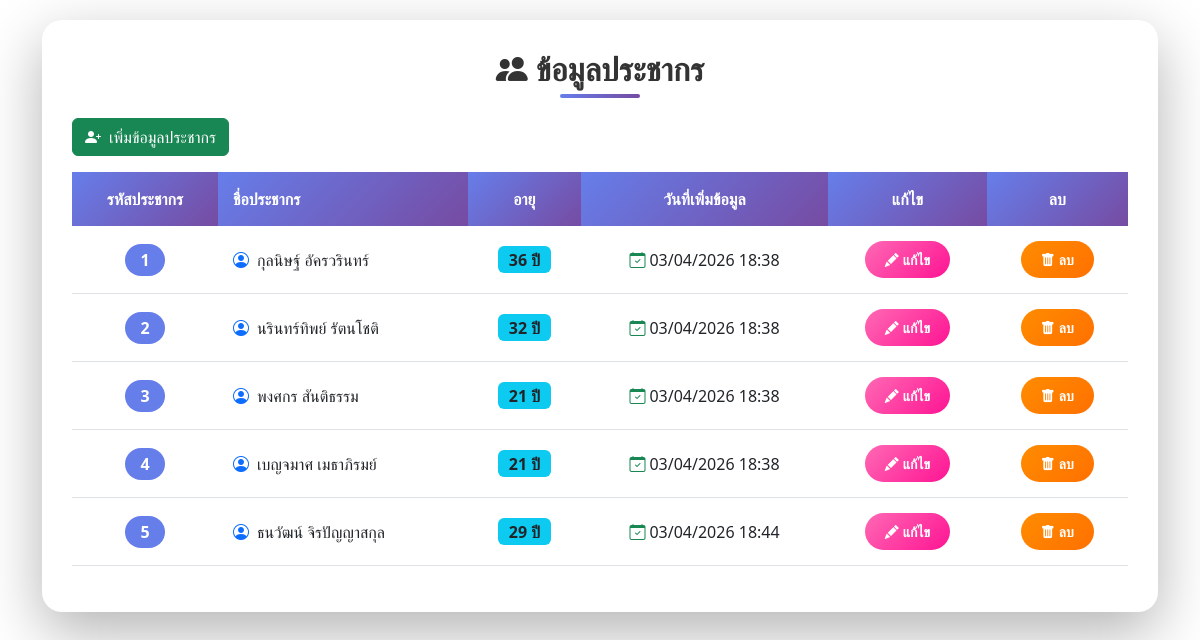
The page / on the database its author committed.
### myapp/models.py (models this page shows, shortened)
class Person(models.Model):
    name = models.CharField(max_length=100)
    age = models.IntegerField()
    created_at = models.DateTimeField(auto_now_add=True, null=True)

### myapp/views.py (the view)
# urls.py: path('', views.index, name='index'),
def index(request):
    all_persons = Person.objects.all()
    return render(request, 'index.html', {'all_persons': all_persons})

### templates/index.html (shortened to what this page needs)
<!DOCTYPE html>
<html lang="en">
<head>
    <link href="https://cdn.jsdelivr.net/npm/bootstrap@5.3.0/dist/css/bootstrap.min.css" rel="stylesheet">
    <link href="https://cdn.jsdelivr.net/npm/bootstrap-icons@1.10.0/font/bootstrap-icons.css" rel="stylesheet">
</head>
<body>
    <div class="container">
        <div class="main-card">
            <h2 class="page-title"><i class="bi bi-people-fill me-2"></i>ข้อมูลประชากร</h2>
            <div class="mb-3">
                <a href="{% url 'add_person' %}" class="btn btn-success"><i class="bi bi-person-plus-fill me-2"></i>เพิ่มข้อมูลประชากร</a>
            </div>
            <table class="table table-hover">
                <thead>
                    <tr>
                        <th class="text-center">รหัสประชากร</th>
                        <th>ชื่อประชากร</th>
                        <th class="text-center">อายุ</th>
                        <th class="text-center">วันที่เพิ่มข้อมูล</th>
                        <th class="text-center">แก้ไข</th>
                        <th class="text-center">ลบ</th>
                    </tr>
                </thead>
                <tbody>
                    {% for person in all_persons %}
                    <tr>
                        <td class="text-center"><span class="person-id">{{ person.id }}</span></td>
                        <td><i class="bi bi-person-circle me-2 text-primary"></i>{{ person.name }}</td>
                        <td class="text-center"><span class="badge bg-info text-dark fs-6">{{ person.age }} ปี</span></td>
                        <td class="text-center"><i class="bi bi-calendar-check me-1 text-success"></i>{{ person.created_at|date:"d/m/Y H:i" }}</td>
                        <td class="text-center"><a href="{% url 'edit_person' person.id %}" class="btn btn-pink btn-sm"><i class="bi bi-pencil-fill me-1"></i>แก้ไข</a></td>
                        <td class="text-center"><a href="{% url 'delete_person' person.id %}" class="btn btn-orange btn-sm" onclick="return confirm('ต้องการลบข้อมูลนี้หรือไม่?')"><i class="bi bi-trash-fill me-1"></i>ลบ</a></td>
                    </tr>
                    {% endfor %}
                </tbody>
            </table>
        </div>
    </div>
</body>
</html>

### templates/index.html (style rules this page uses)
body { background: linear-gradient(135deg, #ffffff 0%, #ffffff 100%); min-height: 100vh; padding: 20px 0; }
.main-card { background: white; border-radius: 20px; box-shadow: 0 20px 60px rgba(0,0,0,0.3); padding: 30px; }
.page-title { color: #333; font-weight: 700; text-align: center; margin-bottom: 30px; position: relative; }
.page-title::after { content: ''; width: 80px; height: 4px; background: linear-gradient(90deg, #667eea, #764ba2); position: absolute; bottom: -10px; left: 50%; transform: translateX(-50%); border-radius: 2px; }
.table thead th { background: linear-gradient(135deg, #667eea 0%, #764ba2 100%); color: white; font-weight: 600; border: none; padding: 15px; }
.table tbody td { padding: 15px; vertical-align: middle; }
.btn-pink { background: linear-gradient(135deg, #ff69b4 0%, #ff1493 100%); border: none; color: white; border-radius: 25px; padding: 8px 20px; font-weight: 600; transition: all 0.3s ease; text-decoration: none; }
.btn-orange { background: linear-gradient(135deg, #ff8c00 0%, #ff7000 100%); border: none; color: white; border-radius: 25px; padding: 8px 20px; font-weight: 600; transition: all 0.3s ease; text-decoration: none; }
.person-id { background: #667eea; color: white; padding: 5px 15px; border-radius: 20px; font-weight: 600; }

### rows shown on the page
Person: id "1", name "กุลนิษฐ์ อัครวรินทร์", age "36", created_at "03/04/2026 18:38"
Person: id "2", name "นรินทร์ทิพย์ รัตนโชติ", age "32", created_at "03/04/2026 18:38"
Person: id "3", name "พงศกร สันติธรรม", age "21", created_at "03/04/2026 18:38"
Person: id "4", name "เบญจมาศ เมธาภิรมย์", age "21", created_at "03/04/2026 18:38"
Person: id "5", name "ธนวัฒน์ จิรปัญญาสกุล", age "29", created_at "03/04/2026 18:44"
